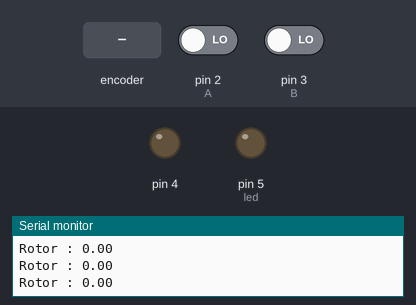
Recording of a sketch running on a simulated Arduino Uno, built with avr-gcc and run on an emulated ATmega328P. Shown: output pins drawn as LEDs (lit = HIGH), the last lines printed to the serial monitor. The test bench sets the inputs (shaded band); at power-on: pin 2 (A) LOW, pin 3 (B) LOW. Storage starts empty; pins used as bus, display or sensor lines are not drawn.

Above: at 4.2 s.
4.3 s: rotary encoder on pin 2 (A) / pin 3 (B) turned 2 steps (second pin leading)
At 5.3 s:
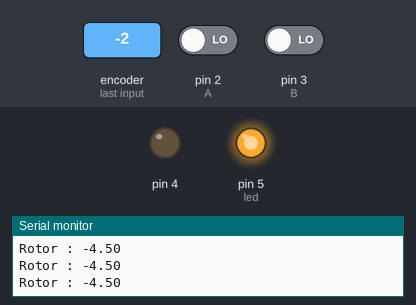
6.2 s: rotary encoder on pin 2 (A) / pin 3 (B) turned 2 steps (second pin leading)
At 6.32 s:
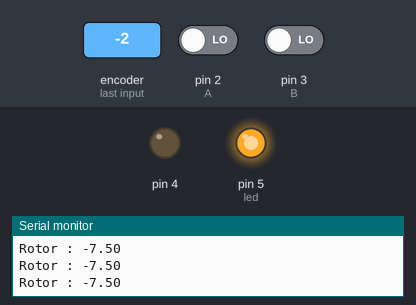
Timing chart, 0 to 9.2 s (numbered marks = the images above; inputs shaded):
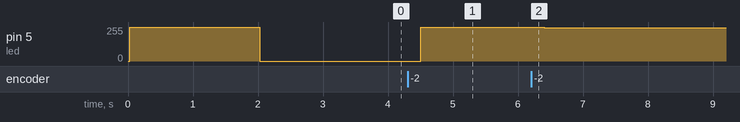

The sketch:

encoder_SD.ino
```cpp
#include <SD.h>
#include <SPI.h>

const int SD_CS = 10; // Pin 10 on Arduino Uno
int A = 2; // One quadrature pin
int B = 3; // the other quadrature pin
int lastR, Read;
int fade;
double Rotor = 0, time, f;
String logFileName;
const int led = 5; //
unsigned long i = 0, t0;
File logFile;

void setup() {
  Serial.begin(38400);
  SPI.begin();

  if (!SD.begin(SD_CS)) {
    Serial.println("Card failed, or not present");
  }
  pinMode(SD_CS, OUTPUT);

  logFileName = nextLogFile();
  logFile = SD.open(logFileName, FILE_WRITE);
  if (logFile) {
    Serial.println(F("writing"));
    //test0.close(); // close the file
  }
  // if the file didn't open, print an error:
  else {
    Serial.println("error opening test.txt");
  }

  pinMode(A, INPUT);
  pinMode(B, INPUT);

  // Attach interrupt to pin A
  //attachInterrupt(0, UpdateRotation, FALLING);

  // Use serial port to keep user informed of rotation
  Read = digitalRead(B) << 1 | digitalRead(A);
  Read = graytobin(Read, 2);
  lastR = Read;


  pinMode(led, OUTPUT);
  pinMode(4, OUTPUT);
  digitalWrite(4, LOW);
  digitalWrite(led, HIGH);
  delay(2000);
  digitalWrite(led, LOW);

  delay(1000);
  t0=millis();
}
void loop() {
  Read = digitalRead(B) << 1 | digitalRead(A);
  covert();
  fade=map(Rotor,0,360,0,255);
  analogWrite(led, fade);
  Serial.print (F("Rotor : ")); Serial.println (Rotor);

  if (!logFile) {
    logFile = SD.open(logFileName, FILE_WRITE);
    //Serial.println(F("file opened"));
  }
  //delay(1);
  if (logFile) {
    //Serial.println(F("writing"));
    //digitalWrite(led, HIGH);
    logFile.println(Rotor);

    //logFile.close(); // close the file
  }
  // if the file didn't open, print an error:
  else {
    Serial.println(F("error opening runf.txt"));
    //return;
  }
  //digitalWrite(led, LOW);
  delayMicroseconds(4050);//200hz
  timer();
}

String nextLogFile(void)
{
  String filename;
  int logn = 0;

  for (int i = 0; i < 999; i++) {
    // Construct a file with PREFIX[Index].SUFFIX
    filename = String("runf");
    filename += String(logn);
    filename += ".";
    filename += String("txt");
    // If the file name doesn't exist, return it
    if (!SD.exists(filename))
    {
      return filename;
    }
    // Otherwise increment the index, and try again
    logn++;
  }

  return "";
}

/*void covert() {
  Read = graytobin(Read, 2);
  if ((Read > lastR) || (Read == 0 && lastR == 3)) {
    if (Read == 3 && lastR == 0) {
    }
    else
      Rotor += 11.25;
  }
  if ((Read < lastR) || (Read == 3 && lastR == 0)) {
    if (Read == 0 && lastR == 3) {
    }
    else
      Rotor -= 11.25;
  }
  if (abs(Rotor) >= 360)
    Rotor = 0;
  lastR = Read;

}*/
void covert() {
  Read = graytobin(Read, 2);
  if (lastR != Read) {
    if (lastR == 0) {
      if (Read == 3) {
        Rotor -= 0.75;
      }
      else {
        Rotor += 0.75 * abs(Read-lastR);
      }
    }
    if (lastR == 1) {
      if (Read == 0) {
        Rotor -= 0.75;
      }
      else {
        Rotor += 0.75 * abs(Read-lastR);
      }
    }
    if (lastR == 2) {
      if (Read == 1) {
        Rotor -= 0.75;
      }
      else {
        Rotor += 0.75 * abs(Read-lastR);
      }
    }
    if (lastR == 3) {
      if (Read == 2) {
        Rotor -= 0.75;
      }
      else if (Read == 0)
        Rotor += 0.75;
      else {
        Rotor += 0.75 * abs(Read-lastR);
      }
    }
  }
  if (abs(Rotor) == 360)
    Rotor = 0;
  lastR = Read;
}

int graytobin(int grayVal, int nbits ) {
  // Bn-1 = Bn XOR Gn-1   source of method:  http://stackoverflow.com/questions/5131476/gray-code-to-binary-conversion but include correction
  int binVal = 0;
  bitWrite(binVal, nbits - 1, bitRead(grayVal, nbits - 1)); // MSB stays the same
  for (int b = nbits - 1; b > 0; b-- ) {
    // XOR bits
    if (bitRead(binVal, b) == bitRead(grayVal, b - 1)) { // binary bit and gray bit-1 the same
      bitWrite(binVal, b - 1, 0);
    }
    else {
      bitWrite(binVal, b - 1, 1);
    }
  }
  return binVal;
}

void timer() {
  time = (millis() - t0) * 0.001;
  //Serial.print(time,3);
  //Serial.print("    i= ");
  //Serial.println(i);
  i++;
  if (i % 100 == 0) {
    logFile.close(); // close the file
    if (i % 1000 == 0) {
      f = i / time;
      Serial.print(F("freqency= ")); Serial.print(f); Serial.println(F(" Hz"));
      //i = 0;
    }
  }
}
```

Measured:
- after the input at 4.3 s, pin 5 (led): 0/255 → 254/255 after 0.20 s
- after the input at 6.2 s, pin 5 (led): 254/255 → 252/255 at once, → 249/255 0.19 s later
